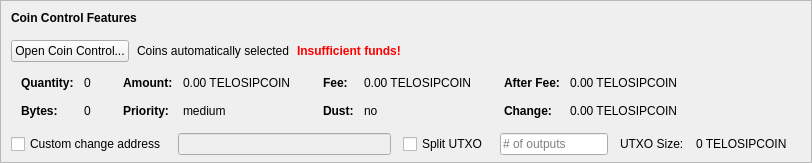
    <widget class="QFrame" name="frameCoinControl">
     <property name="sizePolicy">
      <sizepolicy hsizetype="Expanding" vsizetype="Expanding">
       <horstretch>0</horstretch>
       <verstretch>0</verstretch>
      </sizepolicy>
     </property>
     <property name="maximumSize">
      <size>
       <width>16777215</width>
       <height>16777215</height>
      </size>
     </property>
     <property name="frameShape">
      <enum>QFrame::StyledPanel</enum>
     </property>
     <property name="frameShadow">
      <enum>QFrame::Sunken</enum>
     </property>
     <layout class="QVBoxLayout" name="verticalLayoutCoinControl2">
      <property name="spacing">
       <number>0</number>
      </property>
      <property name="leftMargin">
       <number>0</number>
      </property>
      <property name="topMargin">
       <number>0</number>
      </property>
      <property name="rightMargin">
       <number>0</number>
      </property>
      <property name="bottomMargin">
       <number>6</number>
      </property>
      <item>
       <layout class="QVBoxLayout" name="verticalLayoutCoinControl" stretch="0,0,0,0,1">
        <property name="spacing">
         <number>0</number>
        </property>
        <property name="leftMargin">
         <number>10</number>
        </property>
        <property name="topMargin">
         <number>10</number>
        </property>
        <item>
         <layout class="QHBoxLayout" name="horizontalLayoutCoinControl1">
          <property name="bottomMargin">
           <number>15</number>
          </property>
          <item>
           <widget class="QLabel" name="labelCoinControlFeatures">
            <property name="sizePolicy">
             <sizepolicy hsizetype="Preferred" vsizetype="Maximum">
              <horstretch>0</horstretch>
              <verstretch>0</verstretch>
             </sizepolicy>
            </property>
            <property name="font">
             <font>
              <weight>75</weight>
              <bold>true</bold>
             </font>
            </property>
            <property name="styleSheet">
             <string notr="true">font-weight:bold;</string>
            </property>
            <property name="text">
             <string>Coin Control Features</string>
            </property>
           </widget>
          </item>
         </layout>
        </item>
        <item>
         <layout class="QHBoxLayout" name="horizontalLayoutCoinControl2" stretch="0,0,0,0">
          <property name="spacing">
           <number>8</number>
          </property>
          <property name="bottomMargin">
           <number>10</number>
          </property>
          <item>
           <widget class="QPushButton" name="pushButtonCoinControl">
            <property name="styleSheet">
             <string notr="true"/>
            </property>
            <property name="text">
             <string>Open Coin Control...</string>
            </property>
            <property name="autoDefault">
             <bool>false</bool>
            </property>
           </widget>
          </item>
          <item>
           <widget class="QLabel" name="labelCoinControlAutomaticallySelected">
            <property name="text">
             <string>Coins automatically selected</string>
            </property>
            <property name="margin">
             <number>5</number>
            </property>
           </widget>
          </item>
          <item>
           <widget class="QLabel" name="labelCoinControlInsuffFunds">
            <property name="font">
             <font>
              <weight>75</weight>
              <bold>true</bold>
             </font>
            </property>
            <property name="styleSheet">
             <string notr="true">color:red;font-weight:bold;</string>
            </property>
            <property name="text">
             <string>Insufficient funds!</string>
            </property>
            <property name="margin">
             <number>5</number>
            </property>
           </widget>
          </item>
          <item>
           <spacer name="horizontalSpacerCoinControl">
            <property name="orientation">
             <enum>Qt::Horizontal</enum>
            </property>
            <property name="sizeHint" stdset="0">
             <size>
              <width>40</width>
              <height>1</height>
             </size>
            </property>
           </spacer>
          </item>
         </layout>
        </item>
        <item>
         <widget class="QWidget" name="widgetCoinControl" native="true">
          <property name="sizePolicy">
           <sizepolicy hsizetype="Preferred" vsizetype="Preferred">
            <horstretch>0</horstretch>
            <verstretch>0</verstretch>
           </sizepolicy>
          </property>
          <property name="minimumSize">
           <size>
            <width>0</width>
            <height>0</height>
           </size>
          </property>
          <property name="styleSheet">
           <string notr="true"/>
          </property>
          <layout class="QHBoxLayout" name="horizontalLayoutCoinControl5">
           <property name="leftMargin">
            <number>0</number>
           </property>
           <property name="topMargin">
            <number>0</number>
           </property>
           <property name="rightMargin">
            <number>0</number>
           </property>
           <property name="bottomMargin">
            <number>0</number>
           </property>
           <item>
            <layout class="QHBoxLayout" name="horizontalLayoutCoinControl3" stretch="0,0,0,1">
             <property name="spacing">
              <number>20</number>
             </property>
             <property name="topMargin">
              <number>0</number>
             </property>
             <property name="bottomMargin">
              <number>10</number>
             </property>
             <item>
              <layout class="QFormLayout" name="formLayoutCoinControl1">
               <property name="horizontalSpacing">
                <number>10</number>
               </property>
               <property name="verticalSpacing">
                <number>14</number>
               </property>
               <property name="leftMargin">
                <number>10</number>
               </property>
               <property name="topMargin">
                <number>4</number>
               </property>
               <property name="rightMargin">
                <number>6</number>
               </property>
               <item row="0" column="0">
                <widget class="QLabel" name="labelCoinControlQuantityText">
                 <property name="font">
                  <font>
                   <weight>75</weight>
                   <bold>true</bold>
                  </font>
                 </property>
                 <property name="text">
                  <string>Quantity:</string>
                 </property>
                 <property name="margin">
                  <number>0</number>
                 </property>
                </widget>
               </item>
               <item row="0" column="1">
                <widget class="QLabel" name="labelCoinControlQuantity">
                 <property name="cursor">
                  <cursorShape>IBeamCursor</cursorShape>
                 </property>
                 <property name="contextMenuPolicy">
                  <enum>Qt::ActionsContextMenu</enum>
                 </property>
                 <property name="text">
                  <string notr="true">0</string>
                 </property>
                 <property name="margin">
                  <number>0</number>
                 </property>
                 <property name="textInteractionFlags">
                  <set>Qt::LinksAccessibleByMouse|Qt::TextSelectableByKeyboard|Qt::TextSelectableByMouse</set>
                 </property>
                </widget>
               </item>
               <item row="1" column="0">
                <widget class="QLabel" name="labelCoinControlBytesText">
                 <property name="font">
                  <font>
                   <weight>75</weight>
                   <bold>true</bold>
                  </font>
                 </property>
                 <property name="text">
                  <string>Bytes:</string>
                 </property>
                </widget>
               </item>
               <item row="1" column="1">
                <widget class="QLabel" name="labelCoinControlBytes">
                 <property name="cursor">
                  <cursorShape>IBeamCursor</cursorShape>
                 </property>
                 <property name="contextMenuPolicy">
                  <enum>Qt::ActionsContextMenu</enum>
                 </property>
                 <property name="text">
                  <string notr="true">0</string>
                 </property>
                 <property name="textInteractionFlags">
                  <set>Qt::LinksAccessibleByMouse|Qt::TextSelectableByKeyboard|Qt::TextSelectableByMouse</set>
                 </property>
                </widget>
               </item>
              </layout>
             </item>
             <item>
              <layout class="QFormLayout" name="formLayoutCoinControl2">
               <property name="horizontalSpacing">
                <number>10</number>
               </property>
               <property name="verticalSpacing">
                <number>14</number>
               </property>
               <property name="leftMargin">
                <number>6</number>
               </property>
               <property name="topMargin">
                <number>4</number>
               </property>
               <property name="rightMargin">
                <number>6</number>
               </property>
               <item row="0" column="0">
                <widget class="QLabel" name="labelCoinControlAmountText">
                 <property name="font">
                  <font>
                   <weight>75</weight>
                   <bold>true</bold>
                  </font>
                 </property>
                 <property name="text">
                  <string>Amount:</string>
                 </property>
                 <property name="margin">
                  <number>0</number>
                 </property>
                </widget>
               </item>
               <item row="0" column="1">
                <widget class="QLabel" name="labelCoinControlAmount">
                 <property name="cursor">
                  <cursorShape>IBeamCursor</cursorShape>
                 </property>
                 <property name="contextMenuPolicy">
                  <enum>Qt::ActionsContextMenu</enum>
                 </property>
                 <property name="text">
                  <string notr="true">0.00 TELOSIPCOIN</string>
                 </property>
                 <property name="textInteractionFlags">
                  <set>Qt::LinksAccessibleByMouse|Qt::TextSelectableByKeyboard|Qt::TextSelectableByMouse</set>
                 </property>
                </widget>
               </item>
               <item row="1" column="0">
                <widget class="QLabel" name="labelCoinControlPriorityText">
                 <property name="font">
                  <font>
                   <weight>75</weight>
                   <bold>true</bold>
                  </font>
                 </property>
                 <property name="text">
                  <string>Priority:</string>
                 </property>
                </widget>
               </item>
               <item row="1" column="1">
                <widget class="QLabel" name="labelCoinControlPriority">
                 <property name="cursor">
                  <cursorShape>IBeamCursor</cursorShape>
                 </property>
                 <property name="contextMenuPolicy">
                  <enum>Qt::ActionsContextMenu</enum>
                 </property>
                 <property name="text">
                  <string>medium</string>
                 </property>
                 <property name="textInteractionFlags">
                  <set>Qt::LinksAccessibleByMouse|Qt::TextSelectableByKeyboard|Qt::TextSelectableByMouse</set>
                 </property>
                </widget>
               </item>
              </layout>
             </item>
             <item>
              <layout class="QFormLayout" name="formLayoutCoinControl3">
               <property name="horizontalSpacing">
                <number>10</number>
               </property>
               <property name="verticalSpacing">
                <number>14</number>
               </property>
               <property name="leftMargin">
                <number>6</number>
               </property>
               <property name="topMargin">
                <number>4</number>
               </property>
               <property name="rightMargin">
                <number>6</number>
               </property>
               <item row="0" column="0">
                <widget class="QLabel" name="labelCoinControlFeeText">
                 <property name="font">
                  <font>
                   <weight>75</weight>
                   <bold>true</bold>
                  </font>
                 </property>
                 <property name="text">
                  <string>Fee:</string>
                 </property>
                 <property name="margin">
                  <number>0</number>
                 </property>
                </widget>
               </item>
               <item row="0" column="1">
                <widget class="QLabel" name="labelCoinControlFee">
                 <property name="cursor">
                  <cursorShape>IBeamCursor</cursorShape>
                 </property>
                 <property name="contextMenuPolicy">
                  <enum>Qt::ActionsContextMenu</enum>
                 </property>
                 <property name="text">
                  <string notr="true">0.00 TELOSIPCOIN</string>
                 </property>
                 <property name="textInteractionFlags">
                  <set>Qt::LinksAccessibleByMouse|Qt::TextSelectableByKeyboard|Qt::TextSelectableByMouse</set>
                 </property>
                </widget>
               </item>
               <item row="1" column="0">
                <widget class="QLabel" name="labelCoinControlLowOutputText">
                 <property name="font">
                  <font>
                   <weight>75</weight>
                   <bold>true</bold>
                  </font>
                 </property>
                 <property name="text">
                  <string>Dust:</string>
                 </property>
                </widget>
               </item>
               <item row="1" column="1">
                <widget class="QLabel" name="labelCoinControlLowOutput">
                 <property name="cursor">
                  <cursorShape>IBeamCursor</cursorShape>
                 </property>
                 <property name="contextMenuPolicy">
                  <enum>Qt::ActionsContextMenu</enum>
                 </property>
                 <property name="text">
                  <string>no</string>
                 </property>
                 <property name="textInteractionFlags">
                  <set>Qt::LinksAccessibleByMouse|Qt::TextSelectableByKeyboard|Qt::TextSelectableByMouse</set>
                 </property>
                </widget>
               </item>
              </layout>
             </item>
             <item>
              <layout class="QFormLayout" name="formLayoutCoinControl4">
               <property name="horizontalSpacing">
                <number>10</number>
               </property>
               <property name="verticalSpacing">
                <number>14</number>
               </property>
               <property name="leftMargin">
                <number>6</number>
               </property>
               <property name="topMargin">
                <number>4</number>
               </property>
               <property name="rightMargin">
                <number>6</number>
               </property>
               <item row="0" column="0">
                <widget class="QLabel" name="labelCoinControlAfterFeeText">
                 <property name="font">
                  <font>
                   <weight>75</weight>
                   <bold>true</bold>
                  </font>
                 </property>
                 <property name="text">
                  <string>After Fee:</string>
                 </property>
                 <property name="margin">
                  <number>0</number>
                 </property>
                </widget>
               </item>
               <item row="0" column="1">
                <widget class="QLabel" name="labelCoinControlAfterFee">
                 <property name="cursor">
                  <cursorShape>IBeamCursor</cursorShape>
                 </property>
                 <property name="contextMenuPolicy">
                  <enum>Qt::ActionsContextMenu</enum>
                 </property>
                 <property name="text">
                  <string notr="true">0.00 TELOSIPCOIN</string>
                 </property>
                 <property name="textInteractionFlags">
                  <set>Qt::LinksAccessibleByMouse|Qt::TextSelectableByKeyboard|Qt::TextSelectableByMouse</set>
                 </property>
                </widget>
               </item>
               <item row="1" column="0">
                <widget class="QLabel" name="labelCoinControlChangeText">
                 <property name="font">
                  <font>
                   <weight>75</weight>
                   <bold>true</bold>
                  </font>
                 </property>
                 <property name="text">
                  <string>Change:</string>
                 </property>
                </widget>
               </item>
               <item row="1" column="1">
                <widget class="QLabel" name="labelCoinControlChange">
                 <property name="cursor">
                  <cursorShape>IBeamCursor</cursorShape>
                 </property>
                 <property name="contextMenuPolicy">
                  <enum>Qt::ActionsContextMenu</enum>
                 </property>
                 <property name="text">
                  <string notr="true">0.00 TELOSIPCOIN</string>
                 </property>
                 <property name="textInteractionFlags">
                  <set>Qt::LinksAccessibleByMouse|Qt::TextSelectableByKeyboard|Qt::TextSelectableByMouse</set>
                 </property>
                </widget>
               </item>
              </layout>
             </item>
            </layout>
           </item>
          </layout>
         </widget>
        </item>
        <item>
         <layout class="QHBoxLayout" name="horizontalLayoutCoinControl4" stretch="0,0,0,0,0,0,0">
          <property name="spacing">
           <number>12</number>
          </property>
          <property name="sizeConstraint">
           <enum>QLayout::SetDefaultConstraint</enum>
          </property>
          <property name="topMargin">
           <number>5</number>
          </property>
          <property name="rightMargin">
           <number>5</number>
          </property>
          <item>
           <widget class="QCheckBox" name="checkBoxCoinControlChange">
            <property name="toolTip">
             <string>If this is activated, but the change address is empty or invalid, change will be sent to a newly generated address.</string>
            </property>
            <property name="text">
             <string>Custom change address</string>
            </property>
           </widget>
          </item>
          <item>
           <widget class="QValidatedLineEdit" name="lineEditCoinControlChange">
            <property name="enabled">
             <bool>false</bool>
            </property>
            <property name="sizePolicy">
             <sizepolicy hsizetype="Expanding" vsizetype="Fixed">
              <horstretch>0</horstretch>
              <verstretch>0</verstretch>
             </sizepolicy>
            </property>
           </widget>
          </item>
          <item>
           <widget class="QCheckBox" name="splitBlockCheckBox">
            <property name="text">
             <string>Split UTXO</string>
            </property>
           </widget>
          </item>
          <item>
           <widget class="QLineEdit" name="splitBlockLineEdit">
            <property name="sizePolicy">
             <sizepolicy hsizetype="Fixed" vsizetype="Fixed">
              <horstretch>50</horstretch>
              <verstretch>0</verstretch>
             </sizepolicy>
            </property>
            <property name="placeholderText">
             <string># of outputs</string>
            </property>
           </widget>
          </item>
          <item>
           <widget class="QLabel" name="labelBlockSizeText">
            <property name="text">
             <string>UTXO Size:</string>
            </property>
           </widget>
          </item>
          <item>
           <widget class="QLabel" name="labelBlockSize">
            <property name="text">
             <string>0 TELOSIPCOIN</string>
            </property>
           </widget>
          </item>
          <item>
           <widget class="QLabel" name="labelCoinControlChangeLabel">
            <property name="sizePolicy">
             <sizepolicy hsizetype="Preferred" vsizetype="Expanding">
              <horstretch>0</horstretch>
              <verstretch>0</verstretch>
             </sizepolicy>
            </property>
            <property name="minimumSize">
             <size>
              <width>0</width>
              <height>0</height>
             </size>
            </property>
            <property name="text">
             <string/>
            </property>
            <property name="margin">
             <number>3</number>
            </property>
           </widget>
          </item>
         </layout>
        </item>
        <item>
         <spacer name="verticalSpacerCoinControl">
          <property name="orientation">
           <enum>Qt::Vertical</enum>
          </property>
          <property name="sizeHint" stdset="0">
           <size>
            <width>800</width>
            <height>1</height>
           </size>
          </property>
         </spacer>
        </item>
       </layout>
      </item>
     </layout>
    </widget>
